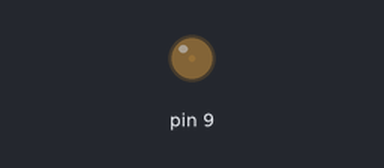
The sketch below on a simulated Arduino Uno, built with avr-gcc and run on an emulated ATmega328P. Shown: output pins drawn as LEDs (lit = HIGH). What the sketch prints to the serial monitor is not drawn.

Above: at 0.05 s.
At 2.3 s:
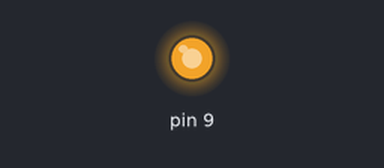
At 3.45 s:
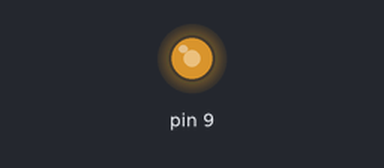
At 4.6 s:
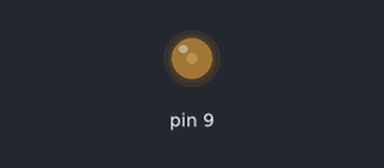
Timing chart, 0 to 6.7 s (numbered marks = the images above):
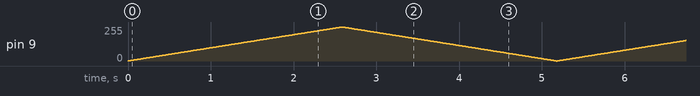

The sketch:

ifFade.ino
```cpp
// This program sets pin 9 as an output. It loops codes that evaluates what the output of pin 9 is, and if the value is
// 0 or less it adds "delta", which is specified as 1. If/when the value is 255 or greater, the program adds -delta, or the
// negation of delta's last value.

int lightValue = 0;
int delta = 1;

void setup() {
  Serial.begin(9600);
  Serial.setTimeout(10);
  pinMode(9, OUTPUT);
}

void loop() {
  lightValue = lightValue + delta;
  if (lightValue <= 0 || lightValue >= 255) {
    delta = -delta;
  }
  analogWrite(9, lightValue);
  Serial.println(lightValue);
  delay(10);
}
```
